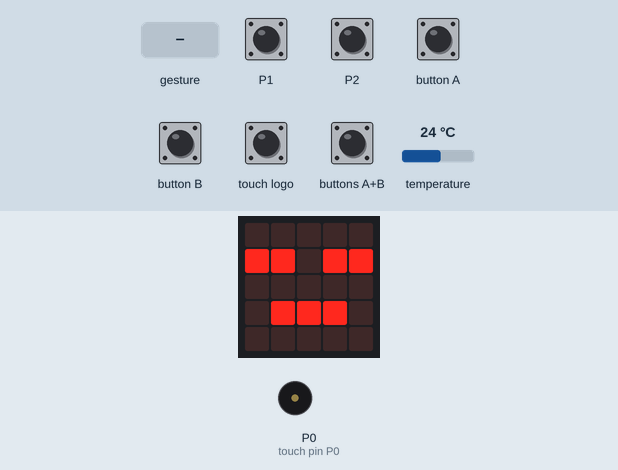
A program run on a simulated BBC micro:bit (MakeCode). Shown: the board's 5×5 LED display, buzzer (waves = sounding). Inputs (shaded band) come from the test bench; at power-on: temperature 24 °C. Random numbers come from a fixed seed; a tilt is held for 1.5 s and a shake lasts 1 s, then the board lies face up again; the 48×5 strip is a reading aid, not a part: it shows the text the display is scrolling, unrolled, one strip-width of it at a time.

Above: at 1.8 s.
1.9 s: button B pressed for 0.15 s
At 2.4 s:
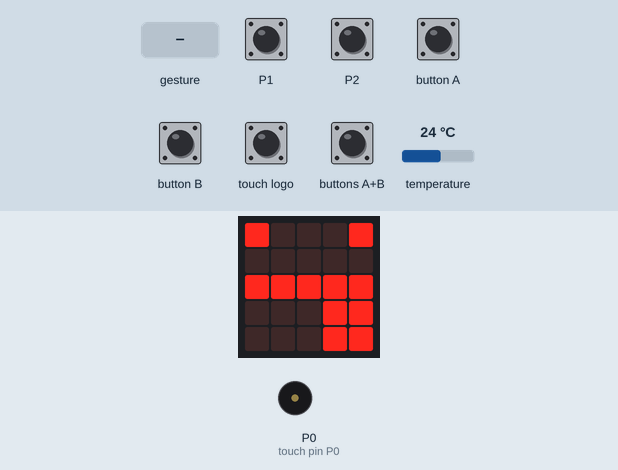
2.6 s: gesture 'shake'
At 2.97 s:
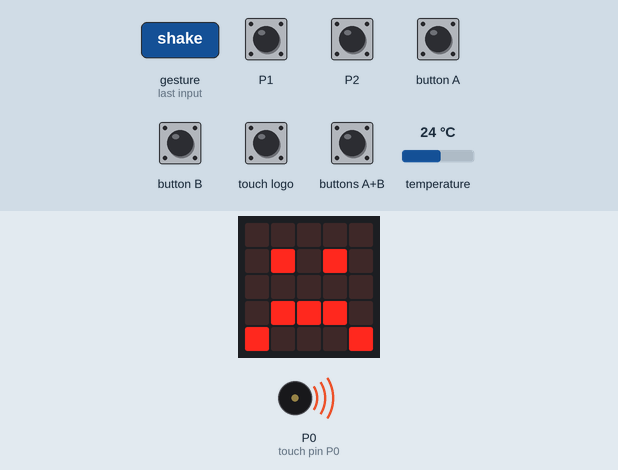
4.6 s: button A pressed for 0.15 s
5.3 s: button B pressed for 0.15 s
6.0 s: gesture 'shake'
At 7.57 s:
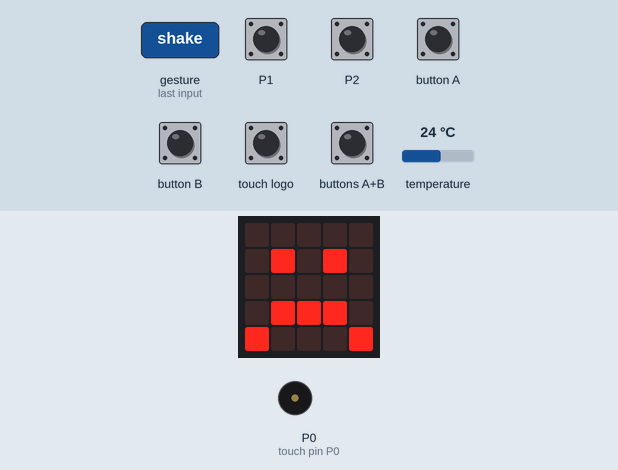
Timing chart, 0 to 37.7 s (numbered marks = the images above; inputs shaded):
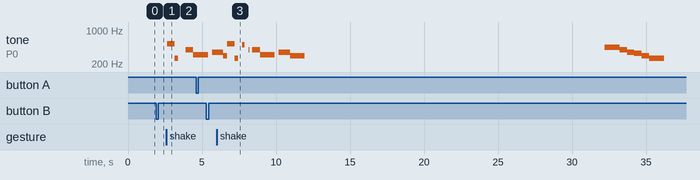

The program:

main.ts
```typescript
input.onPinPressed(TouchPin.P0, function () {
    basic.showString("" + (Fome))
})
input.onLogoEvent(TouchButtonEvent.Pressed, function () {
    basic.showIcon(IconNames.Happy)
    music._playDefaultBackground(music.builtInPlayableMelody(Melodies.JumpUp), music.PlaybackMode.InBackground)
    basic.showIcon(IconNames.Asleep)
})
input.onButtonPressed(Button.A, function () {
    basic.showString("Se atirou da torre eifel..")
    music.play(music.stringPlayable("A A G F E D C C ", 120), music.PlaybackMode.UntilDone)
    basic.showString("" + (Idade))
    Idade = 0
    Fome = 6
})
input.onGesture(Gesture.Shake, function () {
    basic.showIcon(IconNames.Sad)
    music._playDefaultBackground(music.builtInPlayableMelody(Melodies.Dadadadum), music.PlaybackMode.UntilDone)
    basic.showIcon(IconNames.Asleep)
})
input.onPinPressed(TouchPin.P2, function () {
    basic.showNumber(randint(0, 6))
})
input.onButtonPressed(Button.AB, function () {
    basic.showLeds(`
        . # . # .
        . . . . .
        . # # # .
        # . . . #
        . # # # .
        `)
    basic.showLeds(`
        . # . # .
        . . # . .
        # . . . .
        . # # # .
        . . . . #
        `)
    Fome += 1
})
input.onButtonPressed(Button.B, function () {
    basic.showIcon(IconNames.Silly)
    music.play(music.stringPlayable("C5 C B D A E G F ", 120), music.PlaybackMode.UntilDone)
    basic.showNumber(input.temperature())
})
input.onPinPressed(TouchPin.P1, function () {
    Mão = randint(0, 3)
    if (Mão == 1) {
        basic.showLeds(`
            # # # # #
            # # # # #
            # # # # #
            # # # # #
            # # # # #
            `)
    } else if (Mão == 2) {
        basic.showLeds(`
            # # # # .
            # # # # .
            # # # # .
            . # # # .
            # # # . .
            `)
    } else {
        basic.showLeds(`
            . # . # .
            . . # . .
            . # . # .
            # . # . #
            . # . # .
            `)
    }
})
let Mão = 0
let Idade = 0
let Fome = 0
basic.showIcon(IconNames.Asleep)
loops.everyInterval(1000, function () {
    Idade += 1
})
loops.everyInterval(6, function () {
    Fome += -1
})
basic.forever(function () {
    if (Fome == 14) {
        basic.showString("Enfardar não é solução")
        music.play(music.stringPlayable("A C5 B C5 A C5 B C5 ", 120), music.PlaybackMode.UntilDone)
        basic.showString("" + (Idade))
        Idade = 0
        Fome = 6
    }
})
basic.forever(function () {
    if (Fome == 0) {
        basic.showString("Para a próxima alimenta-o")
        music.play(music.stringPlayable("A A G F E D C C ", 120), music.PlaybackMode.UntilDone)
        basic.showString("" + (Idade))
        Idade = 0
        Fome = 6
    }
})
basic.forever(function () {
    if (Idade == 100) {
        basic.showString("Seu velhote...")
        music.play(music.stringPlayable("A A G F E D C C ", 120), music.PlaybackMode.UntilDone)
        basic.showString("" + (Idade))
        Idade = 0
        Fome = 6
    }
})
```

test.ts
```typescript
// os teses vão aqui; isto não será compilado quando este pacote for usado como extensão.
```

Measured:
- after the input at 1.9 s, the display: changes after 0.15 s (image 1)
- after the input at 2.6 s, the display: changes after 0.20 s (image 2)
- by itself, tone on P0 (touch pin P0): plays 294 Hz for 0.26 s, 523 Hz for 0.51 s, 262 Hz for 0.24 s, 494 Hz for 0.19 s, 392 Hz for 0.06 s, 392 Hz for 0.51 s … (15 notes in this stretch)
- what the display in image 2 shows lasts 0.6 s, from 2.8 s to 3.4 s
